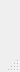
<?xml version="1.0" encoding="UTF-8"?>
<ui version="4.0">
 <class>MainWindow</class>
 <widget class="QMainWindow" name="MainWindow">
  <property name="geometry">
   <rect>
    <x>0</x>
    <y>0</y>
    <width>20</width>
    <height>72</height>
   </rect>
  </property>
  <property name="maximumSize">
   <size>
    <width>20</width>
    <height>72</height>
   </size>
  </property>
  <property name="windowTitle">
   <string>MainWindow</string>
  </property>
  <widget class="QWidget" name="centralwidget"/>
  <widget class="QMenuBar" name="menubar">
   <property name="geometry">
    <rect>
     <x>0</x>
     <y>0</y>
     <width>20</width>
     <height>28</height>
    </rect>
   </property>
  </widget>
  <widget class="QStatusBar" name="statusbar"/>
 </widget>
 <resources/>
 <connections/>
</ui>
